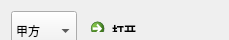
<?xml version="1.0" encoding="UTF-8"?>
<ui version="4.0">
 <class>UdpCommTestClass</class>
 <widget class="QMainWindow" name="UdpCommTestClass">
  <property name="geometry">
   <rect>
    <x>0</x>
    <y>0</y>
    <width>229</width>
    <height>40</height>
   </rect>
  </property>
  <property name="minimumSize">
   <size>
    <width>0</width>
    <height>40</height>
   </size>
  </property>
  <property name="maximumSize">
   <size>
    <width>16777215</width>
    <height>40</height>
   </size>
  </property>
  <property name="windowTitle">
   <string>UdpCommTest</string>
  </property>
  <widget class="QWidget" name="centralWidget">
   <widget class="QWidget" name="layoutWidget">
    <property name="geometry">
     <rect>
      <x>0</x>
      <y>0</y>
      <width>262</width>
      <height>43</height>
     </rect>
    </property>
    <layout class="QHBoxLayout" name="horizontalLayout">
     <item>
      <widget class="QComboBox" name="comboBox">
       <property name="minimumSize">
        <size>
         <width>0</width>
         <height>40</height>
        </size>
       </property>
       <item>
        <property name="text">
         <string>甲方</string>
        </property>
       </item>
       <item>
        <property name="text">
         <string>乙方</string>
        </property>
       </item>
      </widget>
     </item>
     <item>
      <widget class="QCommandLinkButton" name="commandLinkButton">
       <property name="text">
        <string>打开</string>
       </property>
      </widget>
     </item>
    </layout>
   </widget>
  </widget>
 </widget>
 <layoutdefault spacing="6" margin="11"/>
 <resources>
  <include location="UdpCommTest.qrc"/>
 </resources>
 <connections/>
</ui>
